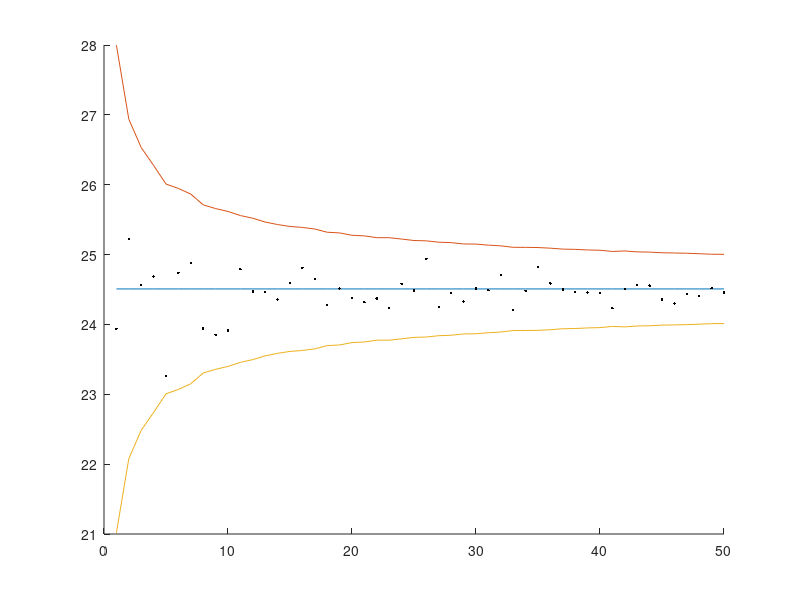

Source code (MATLAB):
clear 
clc 
rng(0)

T = 2; 
r = 0.085; 
sigma = 0.3;
K = 100; 
S0 = 100; 

% Closed Form Solution
actual = S0*normcdf( (log(S0/K)+(r + 0.5*sigma.^2)*T )/(sigma*sqrt(T)) )...
    -exp(-r*T)*K* normcdf(log(S0/K)+(r - 0.5*sigma.^2)*T/(sigma*sqrt(T)) ); 

t = 1:50; 
mat = zeros(length(t),4); 
for idx=t
    N = idx*1000;
    Z = randn(N,1);
    f_Z = exp(-r*T).*(max(S0*exp((r-0.5*sigma.^2)*T + sigma*sqrt(T).*Z)-K,0));
    value = sum(f_Z)/N; 
    confidence = 3*(sqrt(sum((f_Z -value).^2)/(N-1)))/sqrt(N);
    upper = actual + confidence; 
    lower = actual - confidence; 
    mat(idx,:) = [value actual upper lower]; 
end 

figure()
hold on
plot(t, mat(:,2:end) )
plot(t,mat(:,1),'k.')
